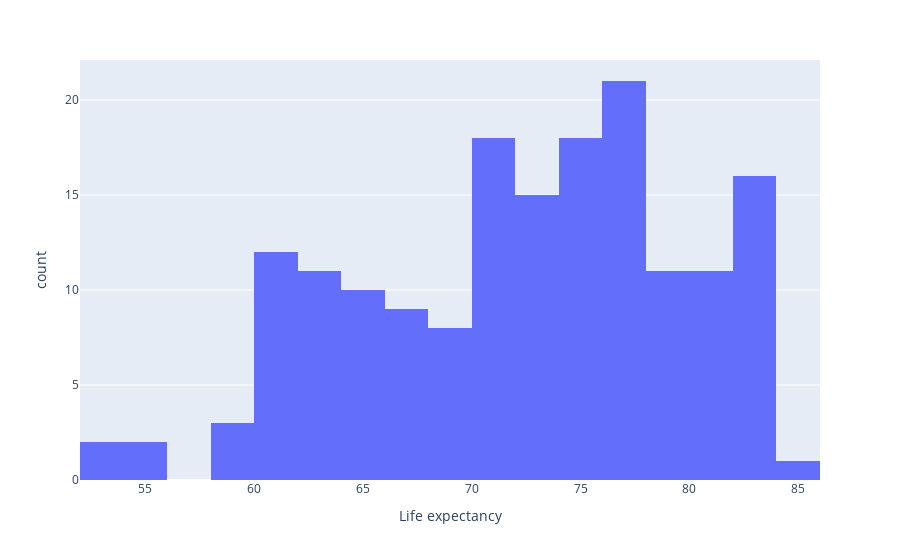

Notebook code cell kept with this figure:
### Markdown cell above
# <b>III <span style='color:#FF8551'>|</span> Data Visualization</b>

### Code cell
import plotly.express as px
fig=px.histogram(data,x='Life expectancy')
fig.show()

### Figure 1 — Plotly figure (JSON) as saved in the notebook; plotly's stock layout.template omitted (floating-point values rounded to 4 significant figures; data arrays with more than 128 entries replaced by an {"elided": "..."} marker saying what was removed)
{"data": [{"alignmentgroup": "True", "bingroup": "x", "hovertemplate": "Life expectancy=%{x}<br>count=%{y}<extra></extra>", "legendgroup": "", "marker": {"color": "#636efa", "pattern": {"shape": ""}}, "name": "", "offsetgroup": "", "orientation": "v", "showlegend": false, "type": "histogram", "x": {"elided": "168 float values"}, "xaxis": "x", "yaxis": "y"}], "layout": {"barmode": "relative", "legend": {"tracegroupgap": 0}, "margin": {"t": 60}, "xaxis": {"anchor": "y", "domain": [0, 1], "title": {"text": "Life expectancy"}}, "yaxis": {"anchor": "x", "domain": [0, 1], "title": {"text": "count"}}}}
